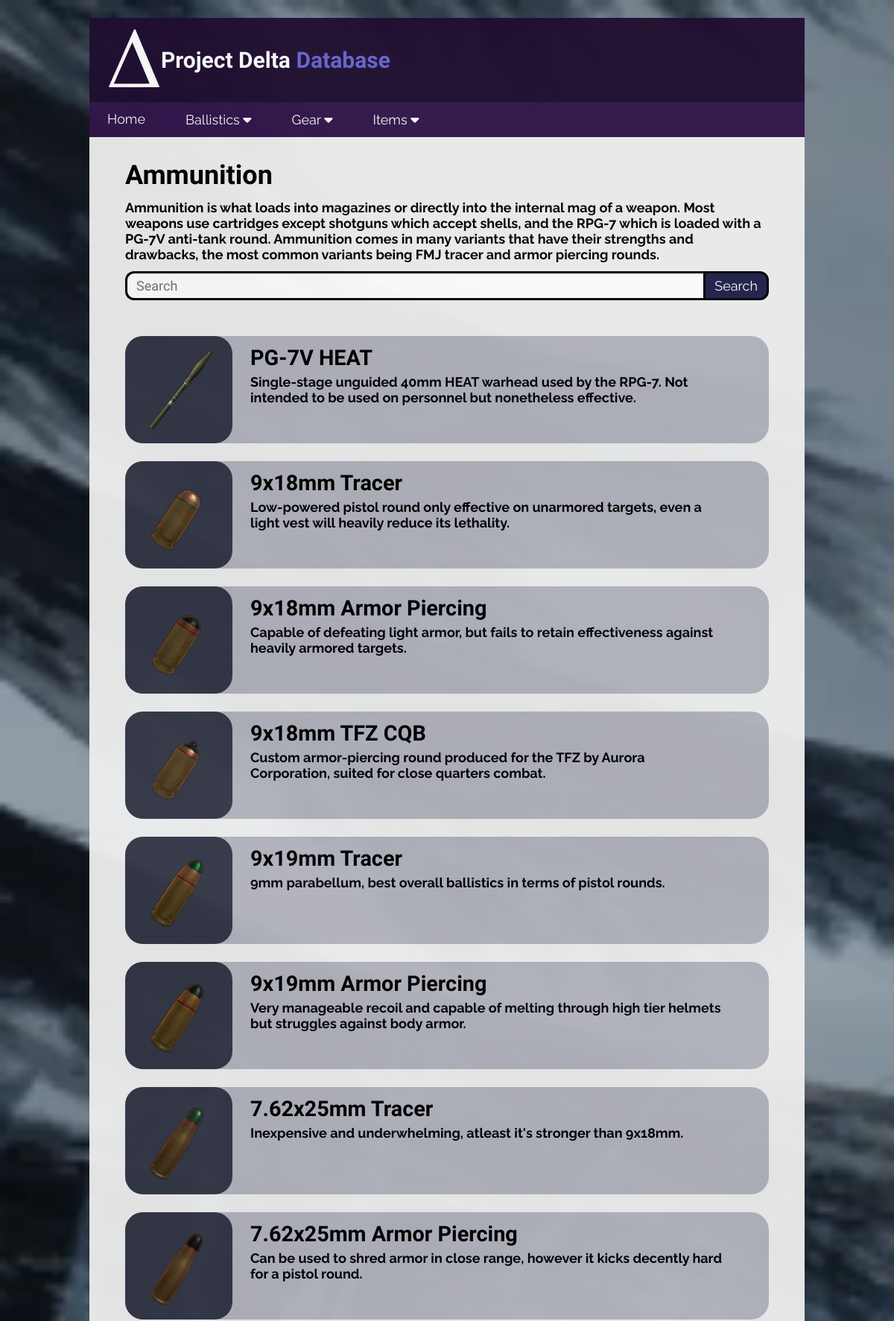
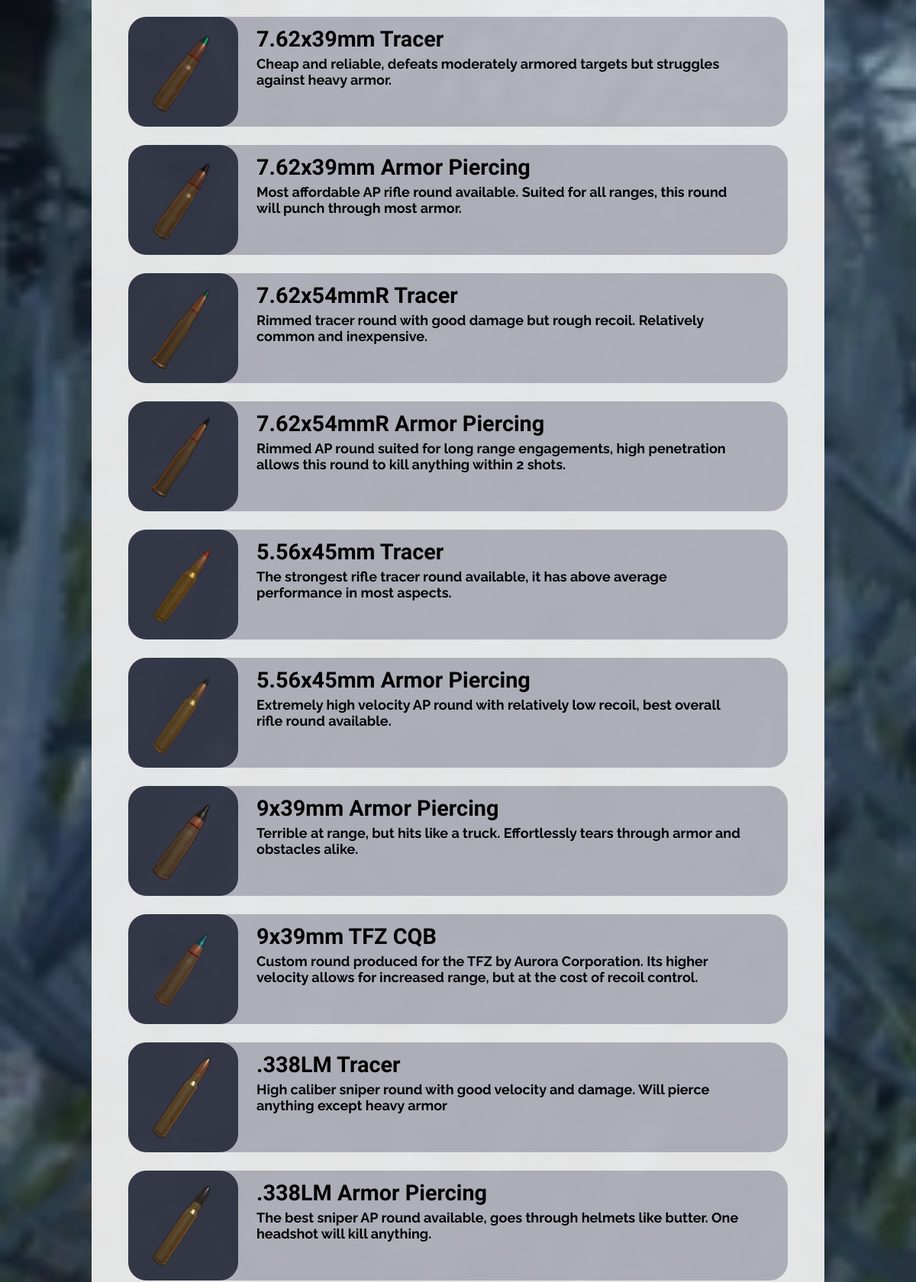
/ammunition (upper part), run on the app's committed database (2 pictures, top to bottom).
### tables this page shows
CREATE TABLE ammunition (id INTEGER PRIMARY KEY, caliber_id INTEGER REFERENCES calibers (id), name TEXT, velocity INTEGER, damage INTEGER, penetration INTEGER, image TEXT, description TEXT);

### Flask/routes.py (the view)
@app.route("/ammunition")
def ammunition():
    conn = sqlite3.connect('delta.db')
    cur = conn.cursor()
    search_query = request.args.get('search', '')
    if search_query:
        cur.execute("SELECT * FROM ammunition WHERE name LIKE ? ORDER BY id", ('%' + search_query + '%',))
    else:
        cur.execute('SELECT * FROM ammunition ORDER BY id')
    results = cur.fetchall()
    conn.close()
    return render_template('ammunition.html', params=results, title="Ammunition", search=search_query, easter_egg_queries=easter_egg_queries)

### Flask/templates/ammunition.html (shortened to what this page needs)
{% extends "partials/layout.html" %}
{% block content %}
<h2>Ammunition</h2>
<h4>
    Ammunition is what loads into magazines or directly into the internal mag of a weapon.
    Most weapons use cartridges except shotguns which accept shells,
    and the RPG-7 which is loaded with a PG-7V anti-tank round.
    Ammunition comes in many variants that have their strengths and drawbacks,
    the most common variants being FMJ tracer and armor piercing rounds.
</h4>
{% include 'partials/searchbar.html' %}
{% set is_easter_egg = search and search|lower in easter_egg_queries %}
{% if params %}
{% for ammo in params %}
<div class="row">
    <a href="/ammo/{{ammo[0]}}">
        <img src="/static/images/ballistics/ammunition/{{ammo[6]}}" class="icon">
    </a>
    <div>
        <h3>{{ammo[2]}}</h3>
        <h5>{{ammo[7]}}</h5>
    </div>
</div>
{% endfor %}
{% endif %}
{% endblock %}

### Flask/static/css/style.css (style rules this page uses)
body { background-image: url("../images/background.png"); background-repeat: no-repeat; background-size: cover; background-attachment: fixed; margin: 0; font-family: "Raleway"; }
.icon { display: block; width: 9vw; height: 9vw; padding: 1.5vw; background-color: #343746; border-radius: 2vw; transition-duration: 0.3s; }
h2 { color: black; font-size: 3vw; margin: 2.5vw 0 1vw 4vw; font-family: 'Bungee'; }
a { color: black; text-decoration: none; display: inline-block; transition-duration: 0.3s; }
h3 { color: black; font-size: 2.4vw; margin-top: 1vw; margin-left: 2vw; font-family: 'Bungee'; }
h4 { color: black; font-size: 1.5vw; margin: 0 4vw 1vw 4vw; }
h5 { color: black; font-size: 1.5vw; margin: -2vw 5vw 0 2vw; }
.row { display: flex; margin: 0vw 4vw 2vw 4vw; flex: 1 1 auto; background-color: #b4b5be; border-radius: 2vw; }

### data on the page
ammunition: image (picture), name "PG-7V HEAT", description "Single-stage unguided 40mm HEAT warhead used by the RPG-7. Not intended to be used on personnel but nonetheless effective."
ammunition: image (picture), name "9x18mm Tracer", description "Low-powered pistol round only effective on unarmored targets, even a light vest will heavily reduce its lethality."
ammunition: image (picture), name "9x18mm Armor Piercing", description "Capable of defeating light armor, but fails to retain effectiveness against heavily armored targets."
ammunition: image (picture), name "9x18mm TFZ CQB", description "Custom armor-piercing round produced for the TFZ by Aurora Corporation, suited for close quarters combat."
ammunition: image (picture), name "9x19mm Tracer", description "9mm parabellum, best overall ballistics in terms of pistol rounds."
ammunition: image (picture), name "9x19mm Armor Piercing", description "Very manageable recoil and capable of melting through high tier helmets but struggles against body armor."
ammunition: image (picture), name "7.62x25mm Tracer", description "Inexpensive and underwhelming, atleast it's stronger than 9x18mm."
ammunition: image (picture), name "7.62x25mm Armor Piercing", description "Can be used to shred armor in close range, however it kicks decently hard for a pistol round."
ammunition: image (picture), name "7.62x39mm Tracer", description "Cheap and reliable, defeats moderately armored targets but struggles against heavy armor."
ammunition: image (picture), name "7.62x39mm Armor Piercing", description "Most affordable AP rifle round available. Suited for all ranges, this round will punch through most armor."
ammunition: image (picture), name "7.62x54mmR Tracer", description "Rimmed tracer round with good damage but rough recoil. Relatively common and inexpensive."
ammunition: image (picture), name "7.62x54mmR Armor Piercing", description "Rimmed AP round suited for long range engagements, high penetration allows this round to kill anything within 2 shots."
ammunition: image (picture), name "5.56x45mm Tracer", description "The strongest rifle tracer round available, it has above average performance in most aspects."
ammunition: image (picture), name "5.56x45mm Armor Piercing", description "Extremely high velocity AP round with relatively low recoil, best overall rifle round available."
ammunition: image (picture), name "9x39mm Armor Piercing", description "Terrible at range, but hits like a truck. Effortlessly tears through armor and obstacles alike."
ammunition: image (picture), name "9x39mm TFZ CQB", description "Custom round produced for the TFZ by Aurora Corporation. Its higher velocity allows for increased range, but at the cost of recoil control."
ammunition: image (picture), name ".338LM Tracer", description "High caliber sniper round with good velocity and damage. Will pierce anything except heavy armor"
ammunition: image (picture), name ".338LM Armor Piercing", description "The best sniper AP round available, goes through helmets like butter. One headshot will kill anything."
